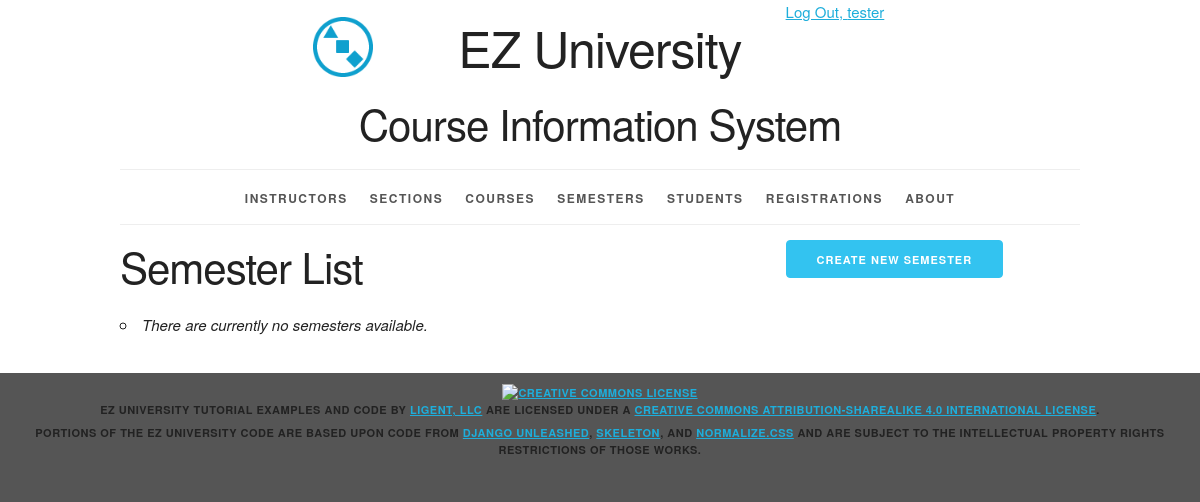
The page /semester/ (signed in) on the database as committed earlier.
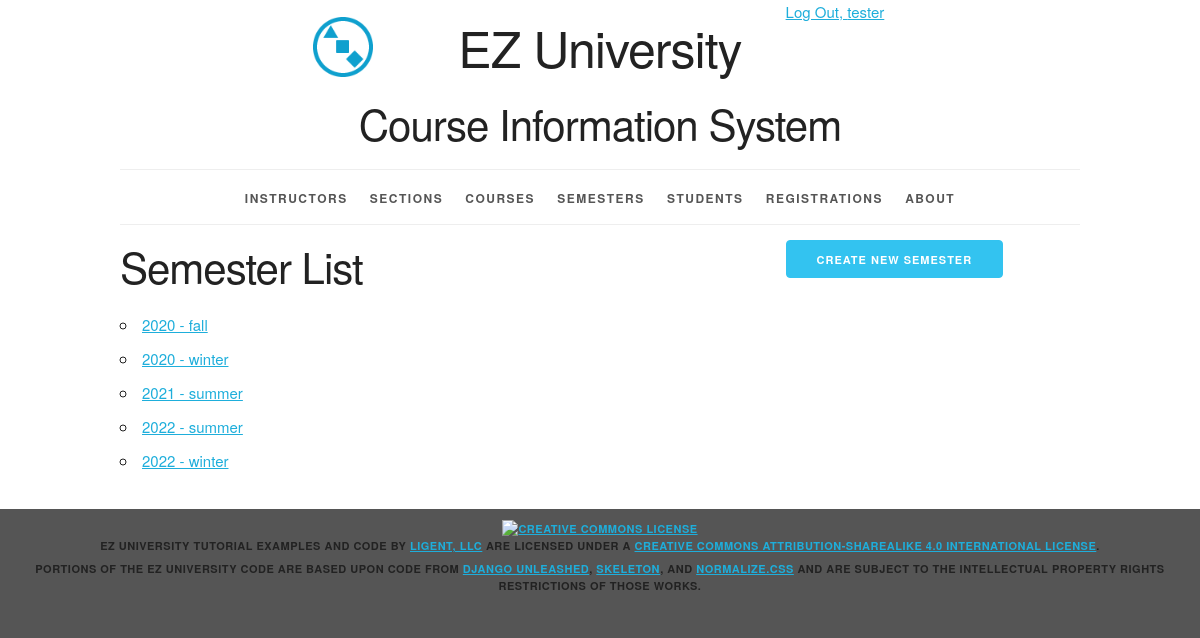
The same page on the database as committed later.
### courseinfo/models.py (models this page shows, shortened)
class Semester(models.Model):
    semester_id = models.AutoField(primary_key=True)
    year = models.ForeignKey(Year, related_name='semesters', on_delete=models.PROTECT)
    period = models.ForeignKey(Period, related_name='semesters', on_delete=models.PROTECT)
    def __str__(self):
        return '%s - %s' % (self.year.year, self.period.period_name)
    def get_absolute_url(self):
        return reverse('courseinfo_semester_detail_urlpattern', kwargs={'pk': self.pk})
    class Meta:
        ordering = ['year__year', 'period__period_sequence']
        constraints = [
            UniqueConstraint(fields=['year', 'period'], name='unique_semester')
        ]

class Year(models.Model):
    year_id = models.AutoField(primary_key=True)
    year = models.IntegerField(unique=True)
    class Meta:
        ordering = ['year']

class Period(models.Model):
    period_id = models.AutoField(primary_key=True)
    period_sequence = models.IntegerField(unique=True)
    period_name = models.CharField(max_length=45, unique=True)
    class Meta:
        ordering = ['period_sequence']

### courseinfo/views.py (the view)
# urls.py: path('semester/', SemesterList.as_view(),
class SemesterList(LoginRequiredMixin, PermissionRequiredMixin, ListView):
    model = Semester
    permission_required = 'courseinfo.view_semester'

### courseinfo/templates/courseinfo/semester_list.html (shortened to what this page needs)
{% extends 'courseinfo/base.html' %}
{% block create_button %}
    {% if perms.courseinfo.add_semester %}
        <a
                href="{% url 'courseinfo_semester_create_urlpattern' %}"
                class="button button-primary">
            Create New Semester</a>
    {% endif %}
{% endblock %}
{% block org_content %}
    <h2>Semester List</h2>
    <ul>
        {% for semester in semester_list %}
            <li>
                <a href="{{ semester.get_absolute_url }}">
                    {{ semester }}</a>
            </li>
        {% empty %}
            <li><em>There are currently no semesters available.</em></li>
        {% endfor %}
    </ul>
{% endblock %}

Rows that differ between the two databases and show on the page:
added Semester: year+period "2020 - fall"
added Semester: year+period "2020 - winter"
added Semester: year+period "2021 - summer"
added Semester: year+period "2022 - summer"
added Semester: year+period "2022 - winter"
Other text that changed with them:
text no longer shown: "There are currently no semesters available."
